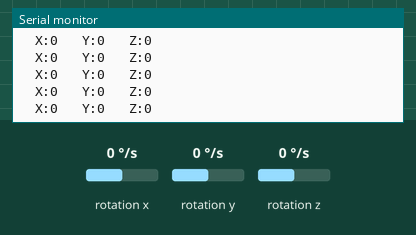
This sketch was run on a simulated Arduino Uno, built with avr-gcc and run on an emulated ATmega328P. Shown: the last lines printed to the serial monitor. Wiring (inferred from the names in the program): L3G4200D gyroscope at I2C address 0x69. The test bench sets the inputs (shaded band); at power-on: rotation x 0 °/s, rotation y 0 °/s, rotation z 0 °/s.

Above: at 2.7 s.
2.8 s: rotation x set to -192 °/s
At 2.87 s:
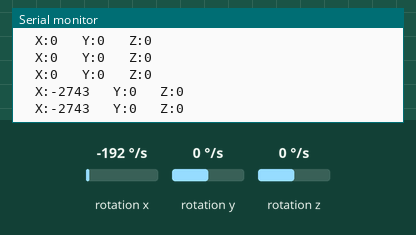
5.8 s: rotation y set to -192 °/s
At 5.87 s:
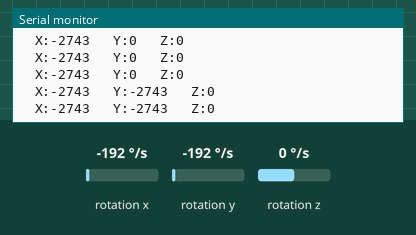
7.3 s: rotation x set to 0 °/s
At 7.32 s:
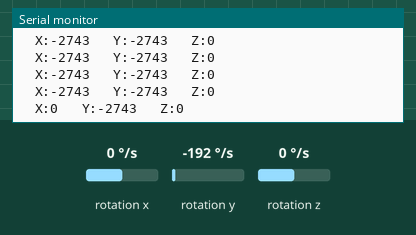
10.3 s: rotation y set to 100 °/s
At 10.31 s:
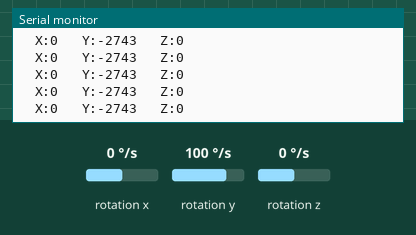
13.3 s: rotation z set to -192 °/s
At 13.41 s:
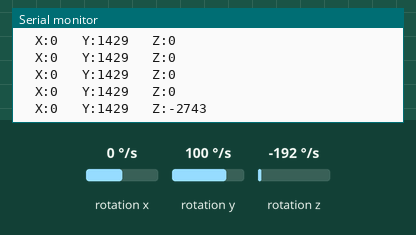
16.3 s: rotation z set to 0 °/s
At 20.24 s:
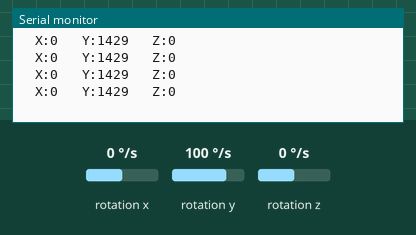
Timing chart, 0 to 20.3 s (numbered marks = the images above; inputs shaded):
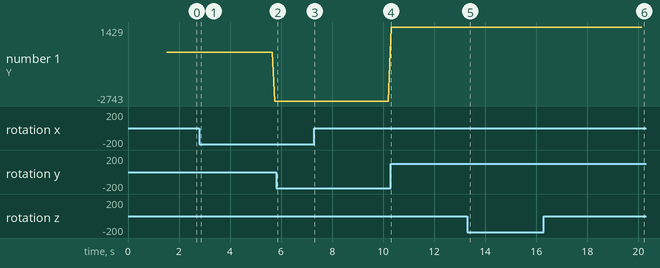

Measured:
- after the input at 2.8 s, the serial monitor: prints a new line after 0.07 s (image 1)
- after the input at 5.8 s, the serial monitor: prints a new line after 0.07 s (image 2)
- after the input at 7.3 s, the serial monitor: prints a new line at once (image 3)
- after the input at 13.3 s, the serial monitor: prints a new line at once (image 5)
- after the input at 16.3 s, the serial monitor: prints a new line at once (image 6)
- plotted number 1: 0 → -2743 after the input at 2.8 s, -2743 → 1429 after the input at 10.3 s

The sketch:

Exemplo-Giroscopio.ino
```cpp
// Programa : Teste Giroscopio L3G4200D
// Adaptacoes : Arduino e Cia

#include <Wire.h>

#define CTRL_REG1 0x20
#define CTRL_REG2 0x21
#define CTRL_REG3 0x22
#define CTRL_REG4 0x23
#define CTRL_REG5 0x24

//Endereco I2C do L3G4200D
int L3G4200D_Address = 105;

int x;
int y;
int z;

void setup()
{
  Wire.begin();
  Serial.begin(9600);

  Serial.println("Inicializando o L3G4200D");
  // Configura o L3G4200 para 200, 500 ou 2000 graus/seg
  setupL3G4200D(2000);

  // Aguarda a resposta do sensor
  delay(1500);
}

void loop()
{
  // Atualiza os valores de X, Y e Z
  getGyroValues();

  // Mostra os valores no serial monitor
  Serial.print("X:");
  Serial.print(x);
  Serial.print("\t");

  Serial.print(" Y:");
  Serial.print(y);
  Serial.print("\t");

  Serial.print(" Z:");
  Serial.println(z);
  Serial.print("\t");

  // Aguarda 100ms e reinicia o processo
  delay(100);
}

void getGyroValues()
{
  // Rotina para leitura dos valores de X, Y e Z
  byte xMSB = readRegister(L3G4200D_Address, 0x29);
  byte xLSB = readRegister(L3G4200D_Address, 0x28);
  x = ((xMSB << 8) | xLSB);

  byte yMSB = readRegister(L3G4200D_Address, 0x2B);
  byte yLSB = readRegister(L3G4200D_Address, 0x2A);
  y = ((yMSB << 8) | yLSB);

  byte zMSB = readRegister(L3G4200D_Address, 0x2D);
  byte zLSB = readRegister(L3G4200D_Address, 0x2C);
  z = ((zMSB << 8) | zLSB);
}

int setupL3G4200D(int scale)
{
  //From  Jim Lindblom of Sparkfun's code

  // Enable x, y, z and turn off power down:
  writeRegister(L3G4200D_Address, CTRL_REG1, 0b00001111);

  // If you'd like to adjust/use the HPF, you can edit the line below to configure CTRL_REG2:
  writeRegister(L3G4200D_Address, CTRL_REG2, 0b00000000);

  // Configure CTRL_REG3 to generate data ready interrupt on INT2
  // No interrupts used on INT1, if you'd like to configure INT1
  // or INT2 otherwise, consult the datasheet:
  writeRegister(L3G4200D_Address, CTRL_REG3, 0b00001000);

  // CTRL_REG4 controls the full-scale range, among other things:
  if (scale == 250) {
    writeRegister(L3G4200D_Address, CTRL_REG4, 0b00000000);
  } else if (scale == 500) {
    writeRegister(L3G4200D_Address, CTRL_REG4, 0b00010000);
  } else {
    writeRegister(L3G4200D_Address, CTRL_REG4, 0b00110000);
  }

  // CTRL_REG5 controls high-pass filtering of outputs, use it
  // if you'd like:
  writeRegister(L3G4200D_Address, CTRL_REG5, 0b00000000);
}

void writeRegister(int deviceAddress, byte address, byte val)
{
  Wire.beginTransmission(deviceAddress); // start transmission to device
  Wire.write(address);       // send register address
  Wire.write(val);         // send value to write
  Wire.endTransmission();     // end transmission
}

int readRegister(int deviceAddress, byte address)
{
  int v;
  Wire.beginTransmission(deviceAddress);
  Wire.write(address); // register to read
  Wire.endTransmission();

  Wire.requestFrom(deviceAddress, 1); // read a byte

  while (!Wire.available())
  {
    // waiting
  }
  v = Wire.read();
  return v;
}
```
